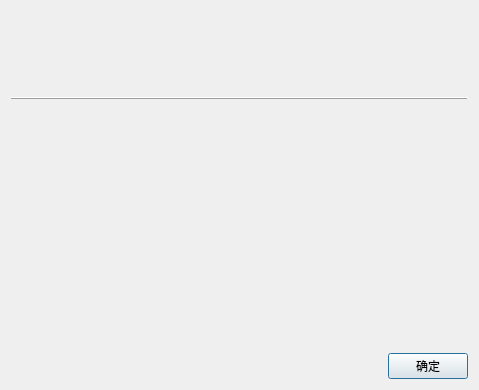
<?xml version="1.0" encoding="UTF-8"?>
<ui version="4.0">
 <class>AboutDialog</class>
 <widget class="QDialog" name="AboutDialog">
  <property name="windowModality">
   <enum>Qt::WindowModal</enum>
  </property>
  <property name="geometry">
   <rect>
    <x>0</x>
    <y>0</y>
    <width>479</width>
    <height>390</height>
   </rect>
  </property>
  <property name="contextMenuPolicy">
   <enum>Qt::DefaultContextMenu</enum>
  </property>
  <property name="windowTitle">
   <string>关于&quot;记事本&quot;</string>
  </property>
  <property name="sizeGripEnabled">
   <bool>false</bool>
  </property>
  <property name="modal">
   <bool>true</bool>
  </property>
  <layout class="QGridLayout" name="gridLayout">
   <property name="sizeConstraint">
    <enum>QLayout::SetDefaultConstraint</enum>
   </property>
   <item row="0" column="0">
    <layout class="QVBoxLayout" name="verticalLayout">
     <item>
      <widget class="QLabel" name="label">
       <property name="maximumSize">
        <size>
         <width>16777215</width>
         <height>80</height>
        </size>
       </property>
       <property name="text">
        <string/>
       </property>
       <property name="pixmap">
        <pixmap resource="rec.qrc">:/res/win10_1.png</pixmap>
       </property>
      </widget>
     </item>
     <item>
      <widget class="QFrame" name="frame">
       <property name="frameShape">
        <enum>QFrame::HLine</enum>
       </property>
       <property name="frameShadow">
        <enum>QFrame::Raised</enum>
       </property>
      </widget>
     </item>
     <item>
      <layout class="QHBoxLayout" name="horizontalLayout">
       <item alignment="Qt::AlignTop">
        <widget class="QLabel" name="label_2">
         <property name="maximumSize">
          <size>
           <width>50</width>
           <height>16777215</height>
          </size>
         </property>
         <property name="text">
          <string/>
         </property>
         <property name="pixmap">
          <pixmap resource="icon.qrc">:/res/np_mi.ico</pixmap>
         </property>
        </widget>
       </item>
       <item>
        <layout class="QGridLayout" name="gridLayout_2">
         <item row="2" column="0">
          <widget class="QLabel" name="label_4">
           <property name="text">
            <string/>
           </property>
           <property name="pixmap">
            <pixmap resource="rec.qrc">:/res/win10_3.png</pixmap>
           </property>
          </widget>
         </item>
         <item row="1" column="0">
          <widget class="QLabel" name="label_3">
           <property name="text">
            <string/>
           </property>
           <property name="pixmap">
            <pixmap resource="rec.qrc">:/res/win10_2.png</pixmap>
           </property>
          </widget>
         </item>
        </layout>
       </item>
      </layout>
     </item>
     <item alignment="Qt::AlignRight">
      <widget class="QPushButton" name="ok">
       <property name="text">
        <string>确定</string>
       </property>
      </widget>
     </item>
    </layout>
   </item>
  </layout>
 </widget>
 <resources>
  <include location="rec.qrc"/>
  <include location="icon.qrc"/>
 </resources>
 <connections>
  <connection>
   <sender>ok</sender>
   <signal>clicked()</signal>
   <receiver>AboutDialog</receiver>
   <slot>accept()</slot>
   <hints>
    <hint type="sourcelabel">
     <x>447</x>
     <y>370</y>
    </hint>
    <hint type="destinationlabel">
     <x>290</x>
     <y>363</y>
    </hint>
   </hints>
  </connection>
 </connections>
</ui>
